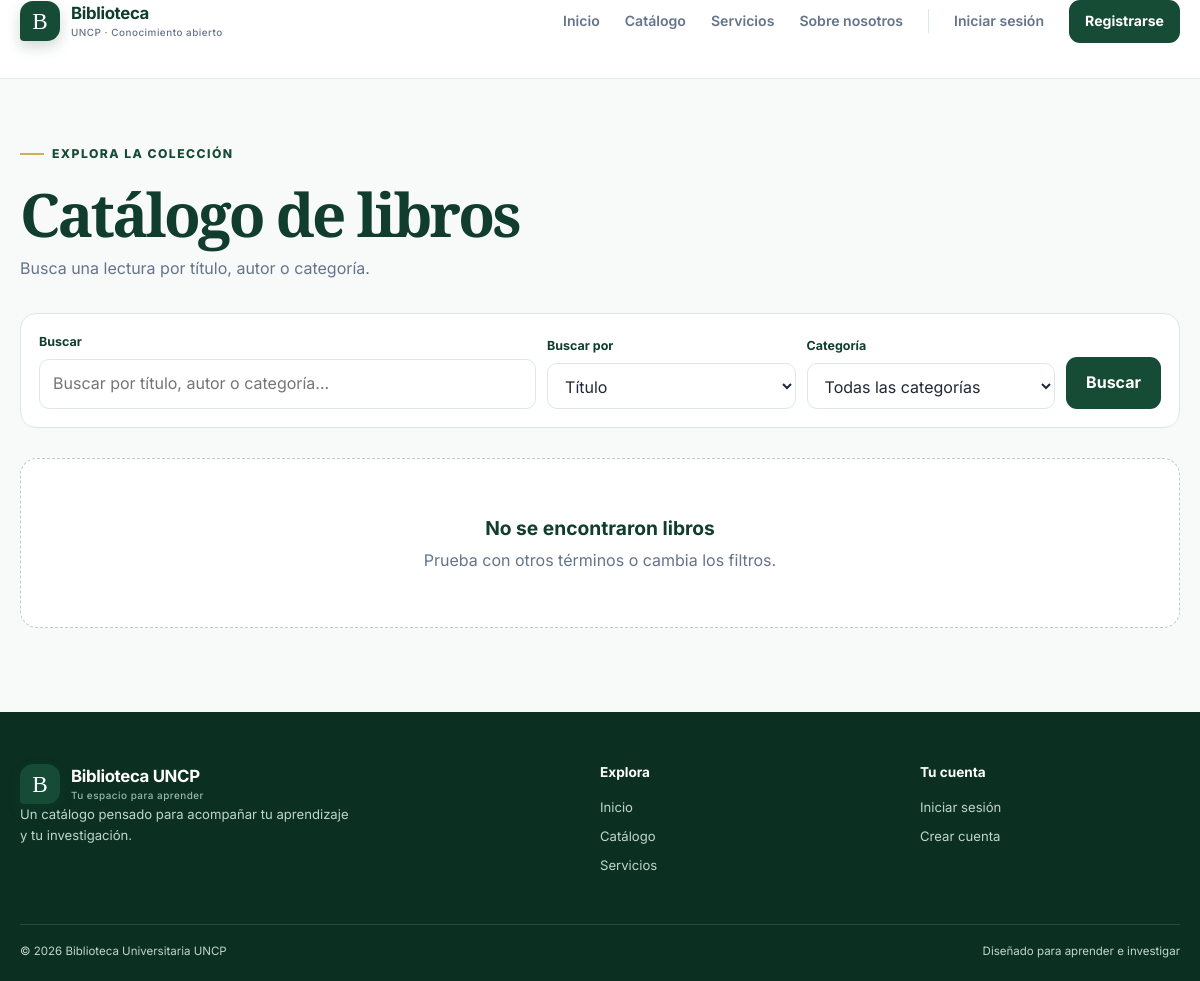
Page /libros/ on the earlier database version.
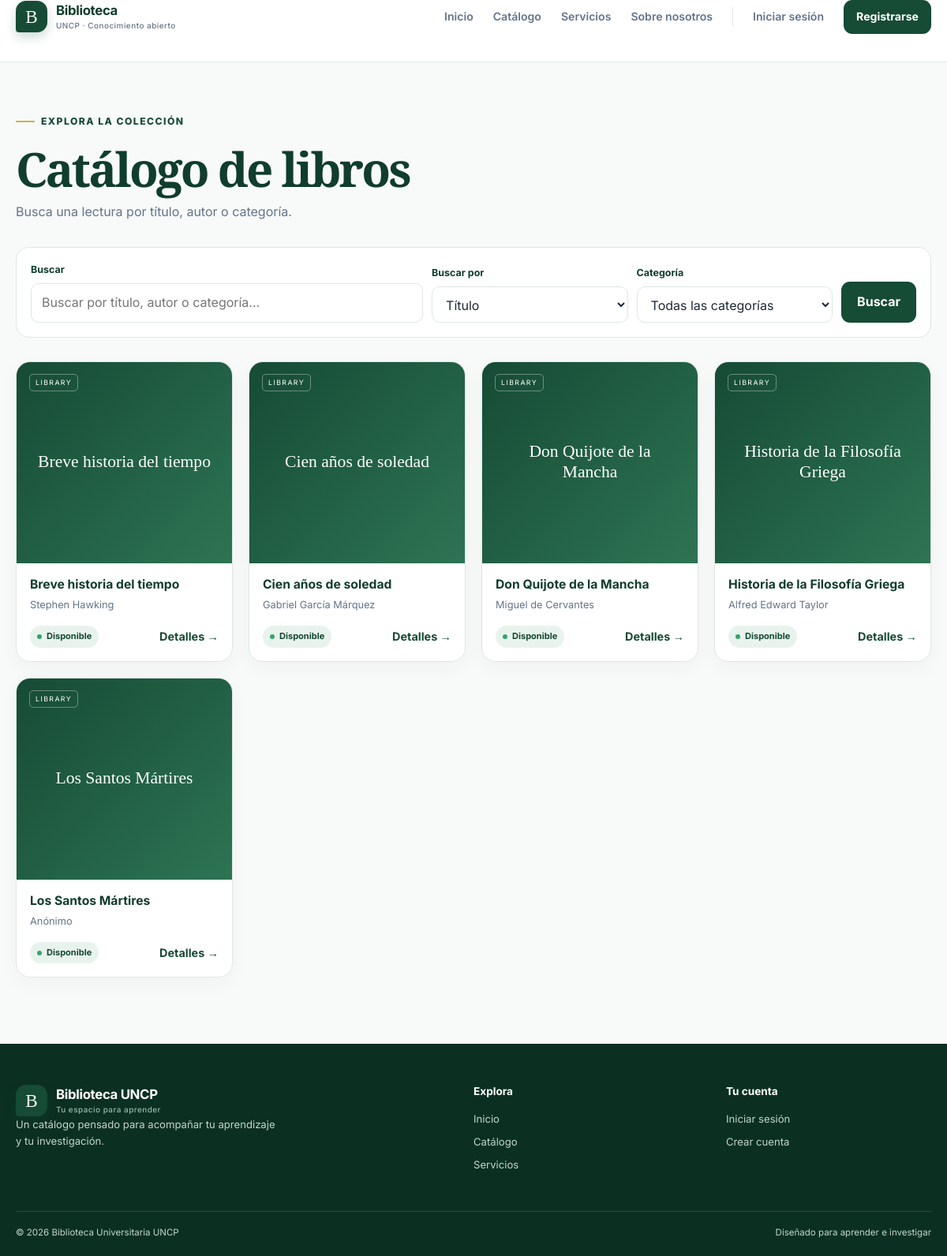
Same page on the later database version.
### catalogo/models.py (models this page shows, shortened)
class Libro(models.Model):
    titulo = models.CharField(
        max_length=200,
        help_text="Título completo del libro"
    )
    autor = models.CharField(
        max_length=150,
        help_text="Nombre del autor o autores"
    )
    isbn = models.CharField(
        max_length=13,
        unique=True,
        blank=True,
        null=True,
        help_text="ISBN-13 (opcional), formato: 978-3-16-148410-0"
    )
    categoria = models.ForeignKey(
        Categoria,
        on_delete=models.SET_NULL,
        null=True,
        blank=True,
        related_name='libros',
        help_text="Categoría del libro"
    )
    fecha_publicacion = models.DateField(
        null=True,
        blank=True,
        help_text="Fecha de publicación (AAAA-MM-DD)"
    )
    resumen = models.TextField(
        blank=True,
        help_text="Resumen o descripción del libro"
    )
    disponible = models.BooleanField(
        default=True,
        help_text="Indica si el libro está disponible para préstamo"
    )
    created_at = models.DateTimeField(auto_now_add=True)
    updated_at = models.DateTimeField(auto_now=True)
    class Meta:
        verbose_name = "Libro"
        verbose_name_plural = "Libros"
        ordering = ['titulo']
        indexes = [
            models.Index(fields=['titulo']),
            models.Index(fields=['isbn']),
            models.Index(fields=['disponible']),
        ]
    @property
    def estatus_disponibilidad(self):
        if self.disponible:
            return "Disponible"
        return "No disponible"

### catalogo/views.py (the view, shortened to what this page needs)
# urls.py: path('libros/', catalogo_views.lista_libros, name='lista_libros'),
def lista_libros(request):
    form = BusquedaLibrosForm(request.GET or None)
    query = request.GET.get('query', '')
    por = request.GET.get('por', 'titulo')
    categoria_id = request.GET.get('categoria', '')
    libros = Libro.objects.all().order_by('titulo')
    if form.is_valid():
        query = form.cleaned_data.get('query', query)
        por = form.cleaned_data.get('por', por)
        categoria_id = form.cleaned_data.get('categoria', categoria_id)
    paginator = Paginator(libros, 12)  # 12 libros por página
    page_number = request.GET.get('page')
    page_obj = paginator.get_page(page_number)
    contexto = {
        'titulo': 'Catálogo de Libros',
        'form_busqueda': form,
        'page_obj': page_obj,
        'query': query,
        'por': por,
    }
    return render(request, 'catalogo/lista_libros.html', contexto)

### catalogo/forms.py
class BusquedaLibrosForm(forms.Form):
    BUSCAR_POR_CHOICES = [
        ('titulo', 'Título'),
        ('autor', 'Autor'),
        ('categoria', 'Categoría'),
    ]
    query = forms.CharField(
        max_length=200,
        required=False,
        widget=forms.TextInput(attrs={
            'class': 'form-control',
            'placeholder': 'Buscar por título, autor o categoría...',
            'aria-label': 'Buscar'
        })
    )
    por = forms.ChoiceField(
        choices=BUSCAR_POR_CHOICES,
        initial='titulo',
        widget=forms.Select(attrs={'class': 'form-select form-select-sm'})
    )
    categoria = forms.ModelChoiceField(
        queryset=Categoria.objects.all().order_by('nombre'),
        required=False,
        widget=forms.Select(attrs={'class': 'form-select form-select-sm'}),
        empty_label="Todas las categorías"
    )

### catalogo/models.py (called while the page is built)
    def __str__(self):
        return self.nombre

### templates/catalogo/lista_libros.html (shortened to what this page needs)
{% extends 'base.html' %}
{% block content %}
<section class="catalog-page">
  <div class="container">
    <span class="eyebrow">Explora la colección</span>
    <h1 class="page-title">Catálogo de libros</h1>
    <p class="page-lead">Busca una lectura por título, autor o categoría.</p>
    <div class="filter-panel">
      <form class="filter-form" method="get">
        <div class="field">
          <label for="id_query">Buscar</label>{{ form_busqueda.query }}
        </div>
        <div class="field">
          <label for="id_por">Buscar por</label>{{ form_busqueda.por }}
        </div>
        <div class="field">
          <label for="id_categoria">Categoría</label>{{ form_busqueda.categoria }}
        </div>
        <button class="button button-primary" type="submit">Buscar</button>
      </form>
    </div>
    <div class="book-grid book-grid-catalog">
      {% for libro in page_obj %}
      <article class="book-card">
        <div class="book-cover"><span>{{ libro.titulo|default:'Libro sin título' }}</span></div>
        <div class="book-body">
          <h3>{{ libro.titulo|default:'Libro sin título'|truncatechars:48 }}</h3>
          <p class="book-author">{{ libro.autor }}</p>
          <div class="book-meta">
            <span
              class="status {% if not libro.disponible %}status-unavailable{% endif %}"
              >{{ libro.estatus_disponibilidad }}</span
            ><a
              class="link-arrow"
              href="{% url 'catalogo:detalle_libro' libro.pk %}"
              >Detalles →</a
            >
          </div>
        </div>
      </article>
      {% empty %}
      <div class="empty-state">
        <strong>No se encontraron libros</strong>Prueba con otros términos o
        cambia los filtros.
      </div>
      {% endfor %}
    </div>
  </div>
</section>
{% endblock %}

### templates/base.html (shortened to what this page needs)
{% load static %}
<!doctype html>
<html lang="es">
  <head>
    <link rel="stylesheet" href="{% static 'catalogo/css/styles.css' %}" />
  </head>
  <body>
    <header class="site-header">
      <nav class="navbar" aria-label="Navegación principal">
        <div class="container nav-inner">
          <a
            class="brand"
            href="{% url 'catalogo:landing' %}"
            aria-label="Biblioteca UNCP, inicio"
            ><span class="brand-mark" aria-hidden="true">B</span
            ><span
              ><strong>Biblioteca</strong
              ><small>UNCP · Conocimiento abierto</small></span
            ></a
          >
          <div class="nav-menu" id="primary-menu">
            <a href="{% url 'catalogo:landing' %}">Inicio</a
            ><a href="{% url 'catalogo:lista_libros' %}">Catálogo</a
            ><a href="{% url 'catalogo:landing' %}#servicios">Servicios</a
            ><a href="{% url 'catalogo:landing' %}#nosotros">Sobre nosotros</a
            >
            {% if user.is_authenticated %}
              {% if user.perfil.rol == 'bibliotecario' or user.is_superuser %}
                <a href="{% url 'catalogo:bibliotecario_dashboard' %}">Panel bibliotecario</a>
              {% else %}
                <a href="{% url 'catalogo:estudiante_dashboard' %}">Dashboard</a>
              {% endif %}
              <a class="nav-user" href="{% url 'catalogo:estudiante_dashboard' %}"><span class="avatar">{{ user.username|first|upper }}</span>{{ user.username }}</a>
              <a class="nav-login" href="{% url 'catalogo:logout' %}">Cerrar sesión</a>
            {% else %}
              <a href="{% url 'catalogo:login' %}">Iniciar sesión</a>
              <a class="button button-small" href="{% url 'catalogo:registro' %}">Registrarse</a>
            {% endif %}
          </div>
        </div>
      </nav>
    </header>
    <main id="contenido">
      {% block content %}{% endblock %}
    </main>
    <footer class="site-footer">
      <div class="container footer-grid">
        <div>
          <a class="brand brand-footer" href="{% url 'catalogo:landing' %}"
            ><span class="brand-mark">B</span
            ><span
              ><strong>Biblioteca UNCP</strong
              ><small>Tu espacio para aprender</small></span
            ></a
          >
          <p>
            Un catálogo pensado para acompañar tu aprendizaje y tu
            investigación.
          </p>
        </div>
        <div>
          <h3>Explora</h3>
          <a href="{% url 'catalogo:landing' %}">Inicio</a
          ><a href="{% url 'catalogo:lista_libros' %}">Catálogo</a
          ><a href="{% url 'catalogo:landing' %}#servicios">Servicios</a>
        </div>
        <div>
          <h3>Tu cuenta</h3>
          {% if user.is_authenticated %}<a
            href="{% url 'catalogo:estudiante_dashboard' %}"
            >Dashboard</a
          ><a href="{% url 'catalogo:mis_prestamos' %}">Mis préstamos</a>
          {% else %}
          <a href="{% url 'catalogo:login' %}">Iniciar sesión</a
          ><a href="{% url 'catalogo:registro' %}">Crear cuenta</a>{% endif %}
        </div>
      </div>
      <div class="container footer-bottom">
        <span>© {% now "Y" %} Biblioteca Universitaria UNCP</span
        ><span>Diseñado para aprender e investigar</span>
      </div>
    </footer>
  </body>
</html>

Differences in the rows shown:
added Libro: titulo "Breve historia del tiempo", autor "Stephen Hawking", estatus_disponibilidad "Disponible"
added Libro: titulo "Cien años de soledad", autor "Gabriel García Márquez", estatus_disponibilidad "Disponible"
added Libro: titulo "Don Quijote de la Mancha", autor "Miguel de Cervantes", estatus_disponibilidad "Disponible"
added Libro: titulo "Historia de la Filosofía Griega", autor "Alfred Edward Taylor", estatus_disponibilidad "Disponible"
added Libro: titulo "Los Santos Mártires", autor "Anónimo", estatus_disponibilidad "Disponible"
Other differences:
text no longer shown: "No se encontraron libros Prueba con otros términos o cambia los filtros."
